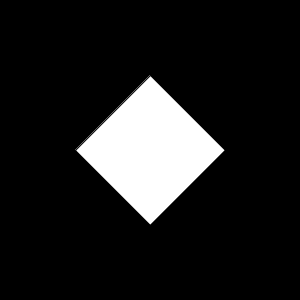
Frame 1 (no input)
Frame 60 (the mouse pressed at the canvas centre just before this capture): identical to frame 1, image omitted
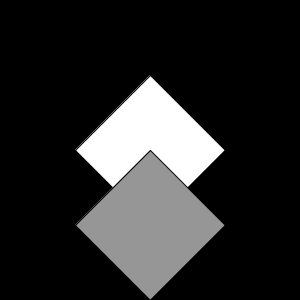
Frame 120 (the mouse held since frame 60 and released just before this capture)

The Processing sketch that drew these frames (run headless with seeded random() and noise(); from frame 60 on, the mouse is pressed at the canvas centre):

// Processing sketch: processing_112498
// ── processing_112498.pde

void setup() {
 size(300,300);
 

 }
 


void draw() {
   background(0);
   fill(#FFFFFF);
   quad(150,75,225,150,150,225,75,150);
   fill(mouseX);
   
  quad(mouseX,mouseY,mouseX+75,mouseY+75,mouseX,mouseY+150,mouseX-75,mouseY+75);
}
